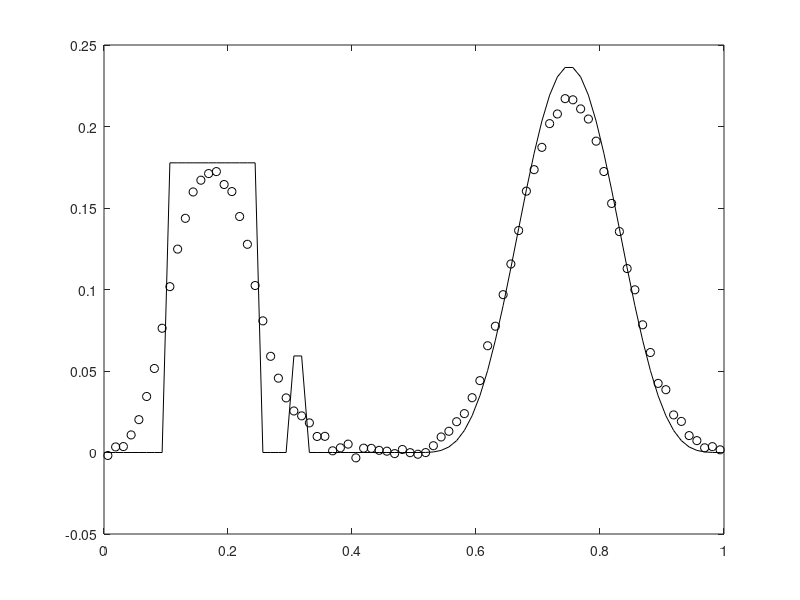

This chart was generated by the following MATLAB code: (Note: this script raises an error after producing the figure.)
%  
%  1d image deblurring inverse problem with Dirichlet boundary conditions.
%
clear all, close all
n = 80; %%%input(' No. of grid points = ');
h = 1/n;
t = [h/2:h:1-h/2]';
sig = .05; %%%input(' Kernel width sigma = ');
kernel = (1/sqrt(pi)/sig) * exp(-(t-h/2).^2/sig^2);
A = toeplitz(kernel)*h;

% Set up true solution x_true and data b = A*x_true + error.
x_true = .75*(.1<t&t<.25) + .25*(.3<t&t<.32) + (.5<t&t<1).*sin(2*pi*t).^4;
x_true = x_true/norm(x_true);
Ax = A*x_true;
err_lev = 2; %%%input(' Percent error in data = ');
sigma = err_lev/100 * norm(Ax) / sqrt(n);
rng(0) % Use randn('seed',0) for old version of MATLAB
eta =  sigma * randn(n,1);
b = Ax + eta;
figure(1), 
  plot(t,x_true,'k',t,b,'ko')
  %legend('true image','blurred, noisy data','Location','NorthWest')

% Compute Tikhonov solution
[U,S,V] = svd(A);
dS = diag(S); dS2 = dS.^2; 
Utb = U'*b;
RelEr_fn = @(a) norm(V*((dS./(dS.^2+a)).*(U'*b))-x_true)/norm(x_true);
MSE_fn = @(a) sigma^2*sum((dS./(dS.^2+a)).^2)+sum((a./(dS.^2+a)).^2.*(V'*x_true).^2);
UPRE_fn = @(a) sum((a^2*Utb.^2)./(dS2+a).^2)+2*sigma^2*sum(dS2./(dS2+a));
GCV_fn = @(a) sum((a^2*Utb.^2)./(dS2+a).^2)/(n-sum(dS2./(dS2+a)))^2;
DP_fn = @(a) (sum((a^2*Utb.^2)./(dS2+a).^2)-n*sigma^2)^2;
Lcurve_fn = @(alpha) - curvatureLcurve(alpha,A,U,S,V,b);

% Now compute the various error curves and corresponding optimal
% regularization parameter for each curve.
agrid     = logspace(-5,0);
RelEr_vec = zeros(size(agrid));
MSE_vec   = zeros(size(agrid));
for i=1:length(agrid)
    RelEr_vec(i) = RelEr_fn(agrid(i));
    MSE_vec(i)   = MSE_fn(agrid(i));
end
iRelEr = find(RelEr_vec==min(RelEr_vec));
iMSE   = find(MSE_vec==min(MSE_vec));
figure(2)
  loglog(agrid,RelEr_vec,'k',agrid,MSE_vec,'r--',...
  agrid,arrayfun( UPRE_fn  ,agrid ),'b:',...
  agrid,arrayfun( GCV_fn   ,agrid ),'c-.',...
  agrid,arrayfun( DP_fn	   ,agrid ),'m-.s',...
  agrid,arrayfun( @(a) exp(Lcurve_fn(a)),agrid ),'y-.d'...
  )
  legend('relative error', 'MSE', 'UPRE', 'GCV', 'DP', 'L-curve', 'Location', 'Southeast')
  hold on
  loglog(agrid(iRelEr),RelEr_vec(iRelEr),'k*', agrid(iMSE),MSE_vec(iMSE),'r*',...
    fminbnd( UPRE_fn, 1e-4, 1e-1), UPRE_fn(fminbnd( UPRE_fn, 1e-4, 1e-1)),'b*',...
    fminbnd( GCV_fn , 1e-4, 1e-1), GCV_fn (fminbnd( GCV_fn , 1e-4, 1e-1)),'c*',...
    fminbnd( DP_fn  , 1e-4, 1e-1), DP_fn  (fminbnd( DP_fn  , 1e-4, 1e-1)),'m*',...
    fminbnd( Lcurve_fn,1e-4, 1e-1),exp(Lcurve_fn(fminbnd( Lcurve_fn,1e-4, 1e-1))),'y*'... 
  ) 
  hold off
  title('Parameter Selection Curves for Debluring Example')
  saveTightFigure(figure(2),'all_curves.pdf')
figure(3)
  plot(t,x_true,'k--',t,V*((dS./(dS.^2+agrid(iRelEr))).*(U'*b)),'k',t,V*((dS./(dS.^2+agrid(iMSE))).*(U'*b)),'r--')
  legend('true image','min relative error soln','min MSE soln')

sprintf( 'relative error = %.3e \n MSE = %.3e \n UPRE = %.3e \n GCV = %.3e \n DP = %.3e \n L-curve = %.3e', ...
fminbnd( RelEr_fn,1e-4, 1e-1),...
fminbnd( MSE_fn, 1e-4, 1e-1),...
fminbnd( UPRE_fn, 1e-4, 1e-1),...
fminbnd( GCV_fn , 1e-4, 1e-1),...
fminbnd( DP_fn  , 1e-4, 1e-1),...
fminbnd( Lcurve_fn,1e-4, 1e-1))



